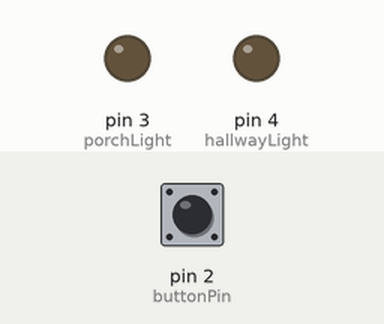
Simulated run of this sketch. Board: Arduino Uno, built with avr-gcc and run on an emulated ATmega328P. Shown: output pins drawn as LEDs (lit = HIGH). Inputs (shaded band) come from the test bench; at power-on: pin 2 (buttonPin) HIGH.

Above: at 1.2 s.
1.3 s: pin 2 (buttonPin) pulled LOW for 0.15 s
At 2.4 s:
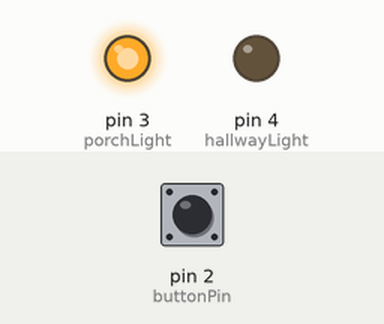
At 32.4 s:
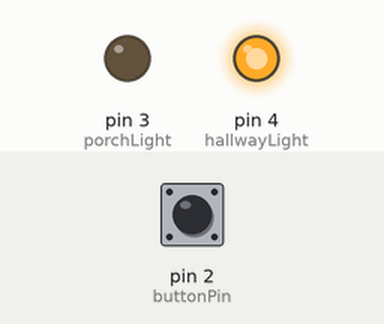
Timing chart, 0 to 32.8 s (numbered marks = the images above; inputs shaded):
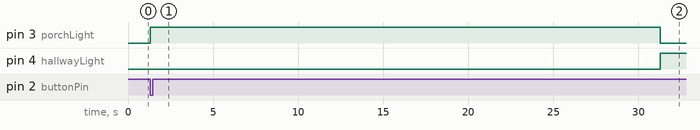

Measured:
- after the input at 1.3 s, pin 3 (porchLight): LOW → HIGH at once, → LOW 30.0 s later; pin 4 (hallwayLight): LOW → HIGH after 30.0 s

The sketch:

task1.ino
```cpp
const int buttonPin = 2;
const int porchLight = 3;
const int hallwayLight = 4;

void setup()
{
    pinMode(buttonPin, INPUT_PULLUP);

    pinMode(porchLight, OUTPUT);
    pinMode(hallwayLight, OUTPUT);

    digitalWrite(porchLight, LOW);
    digitalWrite(hallwayLight, LOW);
}

void turnOnPorchLight()
{
    digitalWrite(porchLight, HIGH);
    delay(30000);
    digitalWrite(porchLight, LOW);
}

void turnOnHallwayLight()
{
    digitalWrite(hallwayLight, HIGH);
    delay(60000);
    digitalWrite(hallwayLight, LOW);
}

void loop()
{
    if (digitalRead(buttonPin) == LOW)
    {
        turnOnPorchLight();
        turnOnHallwayLight();
    }
}
```
